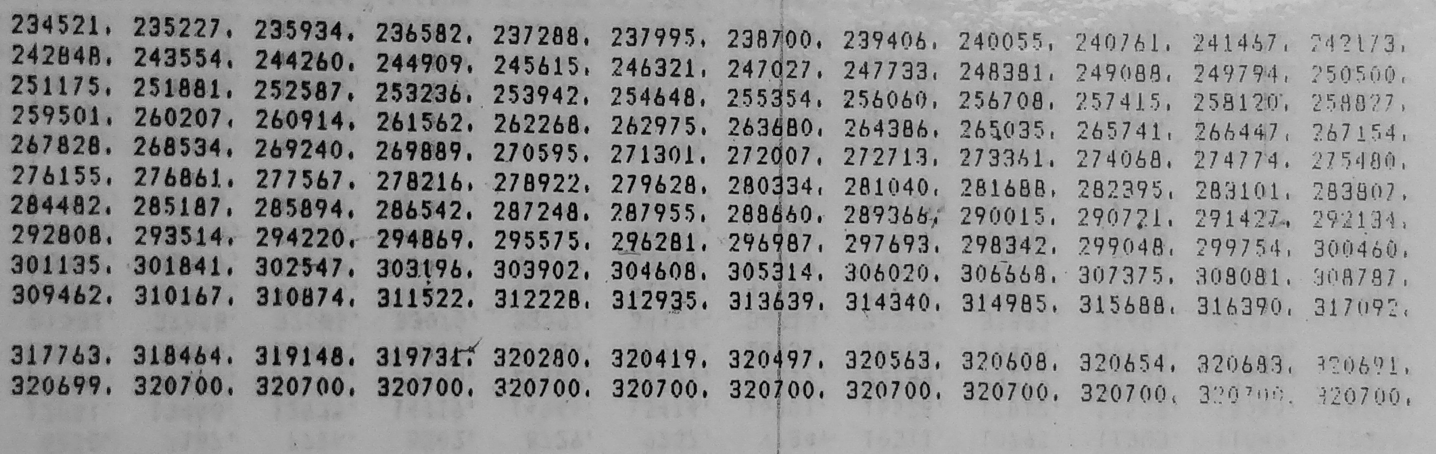
#> input picture testImage.jpg, 4308 x 1360 px (shown at 1/3 size)
$ python testcode0.py
#> lines starting #> are read from the running program, lines starting #| are printed output that depends on the picture
import cv2 as cv

testimg = cv.imread('testImage.jpg')
#> testimg is the input picture: shape (1360, 4308, 3); min 0, max 222, mean 147.7
#cv.imshow('image',testimg)
#cv.waitKey(0)

def rescaleFrame(frame, scale):
#> called with scale = 0.25
    width = int(frame.shape[1] * scale)
#> width = 1077
    height = int(frame.shape[0] * scale)
#> height = 340
    dimensions = (width,height)
#> dimensions = (1077, 340)

    return cv.resize(frame, dimensions, interpolation=cv.INTER_AREA)
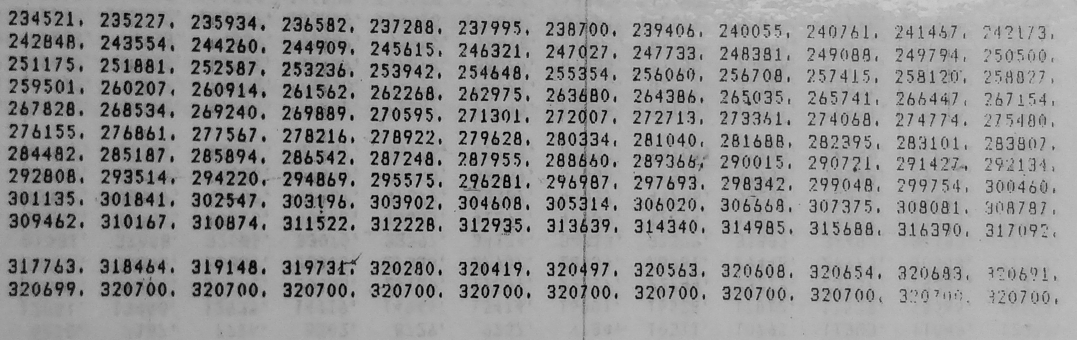
#> returned value: shape (340, 1077, 3); min 0, max 207, mean 147.7


resize = rescaleFrame(testimg, 0.25)

canny = cv.Canny(resize, 150, 175)
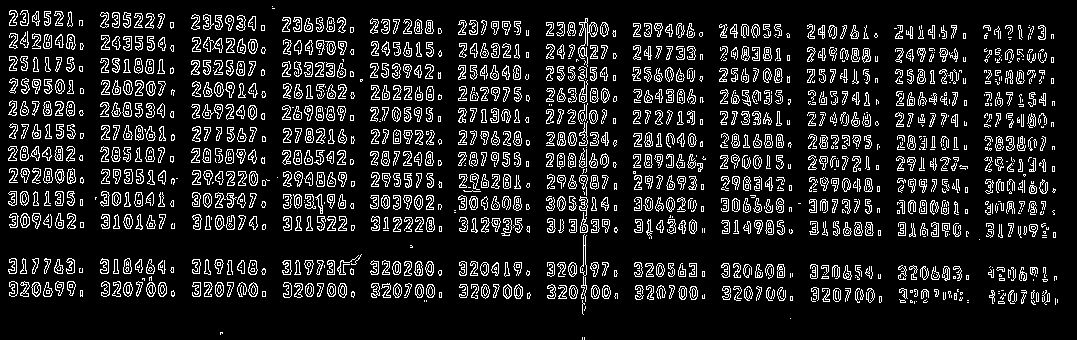
#> canny: shape (340, 1077); 12.6% white in thin lines or dots


cv.imshow('image', canny)
cv.waitKey(0)
